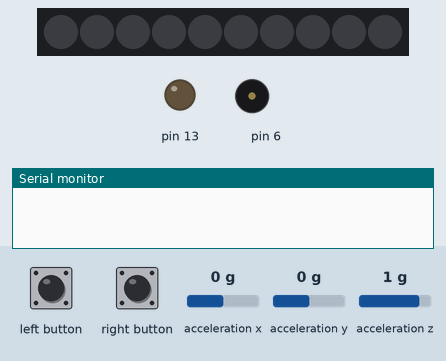
The program below on a simulated Arduino Uno, built with avr-gcc and run on an emulated ATmega328P. Parts: 10 RGB LEDs in strip order, left to right, output pins drawn as LEDs (lit = HIGH), buzzer (waves = sounding), the last lines printed to the serial monitor. Inputs (shaded band) come from the test bench; at power-on: acceleration x 0 g, acceleration y 0 g, acceleration z 1 g. Dim RGB values are drawn brighter than linear; EEPROM starts erased.

Above: at 1.2 s.
1.3 s: right button pressed for 0.15 s
At 1.98 s:
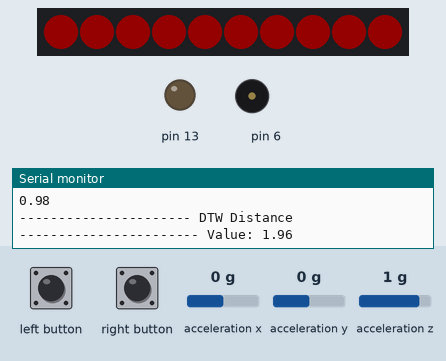
3.5 s: left button pressed for 1 s
At 5.0 s:
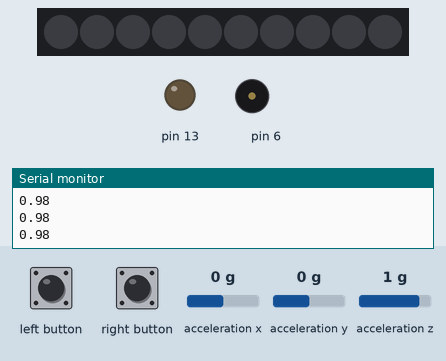
6.0 s: right button pressed for 1 s
At 7.35 s:
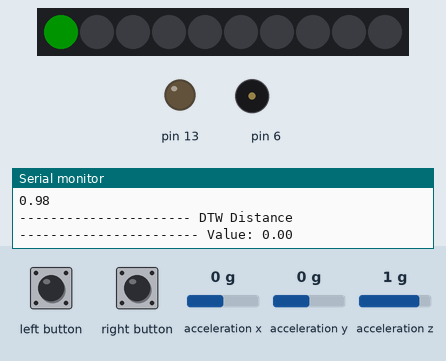
9.3 s: right button pressed for 3.2 s
At 12.97 s:
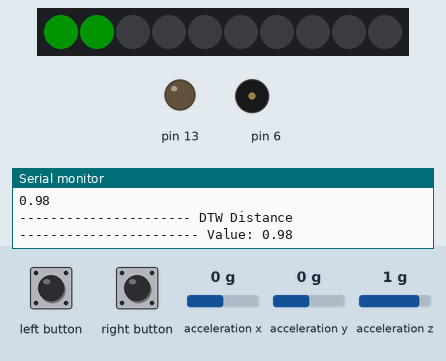
14.1 s: left button pressed for 3.2 s
At 15.6 s:
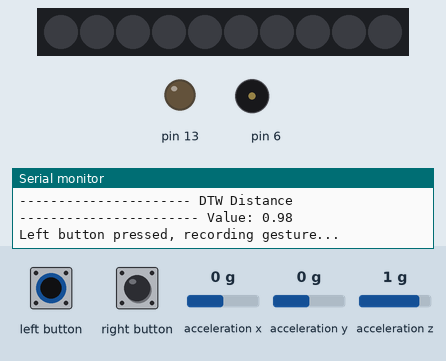
Timing chart, 0 to 19.0 s (numbered marks = the images above; inputs shaded):
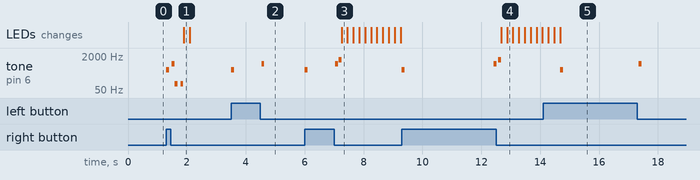

The program:

main.cpp
```cpp
// -------------------------------------------------------//
// ************* Embedded Challenge: EMBEDDED SYSTEMS ****//
// ************* Sushil Bohara (sb7702) ******************//
// ************* Brynn Erin Dafoe (bed6705) **************//
// *************  Nishat Kabita (nsk393) *****************//
// ------------------ May 15, 2023 -----------------------//
//--------------------------------------------------------//
// This is the program for gesture controlled lock using
// Adafruit Circuit Playground Classic board.
// --------------------------------------------------------//


#include <Adafruit_CircuitPlayground.h>
#include <EEPROM.h>


// define maximum number of data points
#define MAX_SIZE 80

// define minimum number of data points
#define min_SIZE 5

// threshold of dynamic time warping distance
#define DTW_THRESHOLD 8
    // Can be decreased to increase the sensitivity


#define RECORDING_ADDR 0 // Memory address in EEPROM to start saving data


#define normalizeFactor 10.0     // to normalize the accel data
const int flickerInterval = 100; // Flicker interval in milliseconds


// Global Variables
float gestureData[MAX_SIZE];    // gesture data
int gestureLength = 0;          // gesture lenght
float storedGesture[MAX_SIZE];  // Stored gesture in EEPROM
int storedGestureLength = 0;    // Stored gesture length
float attemptData[MAX_SIZE];    // Atttempted data to unlock
int windowSize = 5;             // window size for moving average filter
// float dtw[MAX_SIZE][MAX_SIZE];


// Function Definitions
void recordGesture();
void unlockGesture();
float dynamicTimeWarping(float a[], int n, float b[], int m);
void saveGestureToEEPROM();
void loadGestureFromEEPROM();
void UnlockAttemptResult(bool attempt);
void MovingAverage(float inputArray[], int arraySize);
void recordingVisual(uint8_t r, uint8_t g, uint8_t b);


void setup()
{
 CircuitPlayground.begin();
 Serial.begin(115200);
}


void loop()
{ // When left button is pressed
 if (CircuitPlayground.leftButton())
 {
   delay(5); // Human button pressing time
   if (CircuitPlayground.leftButton())
   {   // Check again, to avoid false triggers
     Serial.println("Left button pressed, recording gesture...");
     recordGesture(); // function call to record data
   }
 }
 // When right button is pressed
 else if (CircuitPlayground.rightButton())
 {
   delay(5); // Human button pressing time
   if (CircuitPlayground.rightButton())
   {    // Check again, to avoid false triggers
     Serial.println("Right button pressed, unlocking gesture...");
     unlockGesture();  // function call to attempt unlock
   }
 }
}

// Function to record gesture pattern
void recordGesture()
{
 CircuitPlayground.clearPixels();
 CircuitPlayground.playTone(440, 100); // beep to indicate recording start
 gestureLength = 0;
 float accX, accY, accZ;
 while (CircuitPlayground.leftButton() && gestureLength <= MAX_SIZE)
 {
   recordingVisual(255, 255, 0); // yellow color
   accX = CircuitPlayground.motionX();
   accY = CircuitPlayground.motionY();
   accZ = CircuitPlayground.motionZ();
   gestureData[gestureLength] = (sqrt(accX * accX + accY * accY + accZ * accZ)) /normalizeFactor;
   gestureLength++;
   delay(30); // adjust to control gesture recording speed
 }


 //  call Moving average function
 MovingAverage(gestureData, gestureLength);

 // Print the recorded data
 Serial.println("---------- Recorded Lock ----------- ");
 for (int i = 0; i < gestureLength; i++)
 {
   Serial.println(gestureData[i]);
 }

 CircuitPlayground.playTone(880, 100); // beep to indicate recording end
 saveGestureToEEPROM(); // save data to EEPROM
}


void unlockGesture()
{
 CircuitPlayground.clearPixels();
 CircuitPlayground.playTone(440, 100); // beep to indicate recording start
 int attemptLength = 0;
 float accX, accY, accZ;

 while (CircuitPlayground.rightButton() && attemptLength <= MAX_SIZE)
 {
   recordingVisual(0,0,255);
   accX = CircuitPlayground.motionX();
   accY = CircuitPlayground.motionY();
   accZ = CircuitPlayground.motionZ();
   float motionValue = (sqrt(accX * accX + accY * accY + accZ * accZ)) / normalizeFactor;


   // to avoid the recording of nan value
   if (!isnan(motionValue))
   {
     attemptData[attemptLength] = motionValue;
     attemptLength++;
   }


   delay(30); // adjust this delay to control gesture recording speed
 }

 // Call moving average function
 MovingAverage(attemptData, attemptLength);

 // Print the attempted pattern
 Serial.println("---------- Attempted Data----------- ");
 for (int i = 0; i < attemptLength; i++)
 {
   Serial.println(attemptData[i]);
 }

 CircuitPlayground.playTone(880, 100); // beep to indicate recording end

 // Load the lock pattern saved in EEPROM
 loadGestureFromEEPROM();

 CircuitPlayground.clearPixels();

 // Pass the correct lock and attempt lock to dynamicTimeWarping function  to compare
 float dtwDistance = dynamicTimeWarping(storedGesture, storedGestureLength, attemptData, attemptLength);

 // Print the comparision result
 Serial.print("---------------------- DTW Distance ----------------------- ");
 Serial.print("Value: ");
 Serial.println(dtwDistance);

// Condition to Unlock
 if (dtwDistance < DTW_THRESHOLD && attemptLength >= min_SIZE)
 {
   UnlockAttemptResult(true);
 }
 // condition to not unlock
 else
 {
   UnlockAttemptResult(false);
 }
}


// Dyanamic Time Warping function (source wikipedia)
float dynamicTimeWarping(float a[], int n, float b[], int m)
{
 float *dtw = new float[m];
 float prev, temp;


 for (int j = 0; j < m; j++)
 {
   dtw[j] = fabs(a[0] - b[j]);
   if (j > 0)
   {
     dtw[j] += dtw[j - 1];
   }
 }

 for (int i = 1; i < n; i++)
 {
   prev = dtw[0];
   dtw[0] += fabs(a[i] - b[0]);


   for (int j = 1; j < m; j++)
   {
     temp = dtw[j];
     dtw[j] = fmin(fmin(prev, dtw[j]), dtw[j - 1]) + fabs(a[i] - b[j]);
     prev = temp;
   }
 }

 float result = dtw[m - 1];
 delete[] dtw;
 return result;
}


// Function to save data to EEPROM
void saveGestureToEEPROM()
{
 int addr = RECORDING_ADDR;
 EEPROM.put(addr, gestureLength);
 addr += sizeof(int);
 for (int i = 0; i < gestureLength; i++)
 {
   EEPROM.put(addr, gestureData[i]);
   addr += sizeof(float);
 }
}


// Function to load the saved data from EEPROM
void loadGestureFromEEPROM()
{
 int addr = RECORDING_ADDR;
 EEPROM.get(addr, storedGestureLength);
 addr += sizeof(int);
 for (int i = 0; i < storedGestureLength; i++)
 {
   EEPROM.get(addr, storedGesture[i]);
   addr += sizeof(float);
 }
}


// Sound Effect and Visuals
void UnlockAttemptResult(bool attempt)
{
 if (attempt == true)
 {
   CircuitPlayground.clearPixels();
   CircuitPlayground.playTone(1320, 100); // success sound  (beep)
   for (int i = 0; i < 10; i++)
   {
     CircuitPlayground.setPixelColor(i, 0, 255, 0); // green LED
     delay(200);
   }
 }
 else
 {
   CircuitPlayground.playTone(100, 100);
   delay(100); // double beeps
   CircuitPlayground.playTone(100, 100);

   for (int i = 0; i < 10; i++)
   {
     CircuitPlayground.setPixelColor(i, 255, 0, 0); // red LED
   }
   delay(200);
 }

 CircuitPlayground.clearPixels();
}


// Moving Average Function
void MovingAverage(float inputArray[], int arraySize)
{
 // Ensure the input array has at least 5 elements
 if (arraySize < windowSize)
 {
   Serial.println("Error: Input array size must be at least 5.");
   return;
 }

 for (int i = 0; i <= arraySize - windowSize; i++)
 {
   float sum = 0;
   for (int j = i; j < i + windowSize; j++)
   {
     sum += inputArray[j];
   }
   inputArray[i] = sum / windowSize;
 }
}


void recordingVisual(uint8_t r, uint8_t g, uint8_t b)
{
 for (int i = 0; i < 10; i++)
 { // Light up the Neopixels
   CircuitPlayground.setPixelColor(i, r, g, b);
 }
 CircuitPlayground.clearPixels();
}
```

Measured:
- after the input at 1.3 s, tone on pin 6: plays 440 Hz for 0.10 s, 880 Hz for 0.10 s, 100 Hz for 0.10 s, 100 Hz for 0.10 s, starting at once; the LEDs: change after 0.59 s (image 1)
- after the input at 3.5 s, tone on pin 6: silent → 440 Hz at once, → silent 0.10 s later, → 880 Hz 0.93 s later, → silent 0.10 s later
- after the input at 6.0 s, tone on pin 6: plays 440 Hz for 0.10 s, 880 Hz for 0.10 s, 1320 Hz for 0.10 s, starting at once; the LEDs: change after 1.3 s (image 3)
- after the input at 9.3 s, tone on pin 6: plays 440 Hz for 0.10 s, 880 Hz for 0.10 s, 1320 Hz for 0.10 s, starting at once; the LEDs: first change after 3.4 s (image 4 shows a later state)
- after the input at 14.1 s, tone on pin 6: silent → 440 Hz after 0.58 s, → silent 0.10 s later, → 880 Hz 2.6 s later, → silent 0.10 s later
